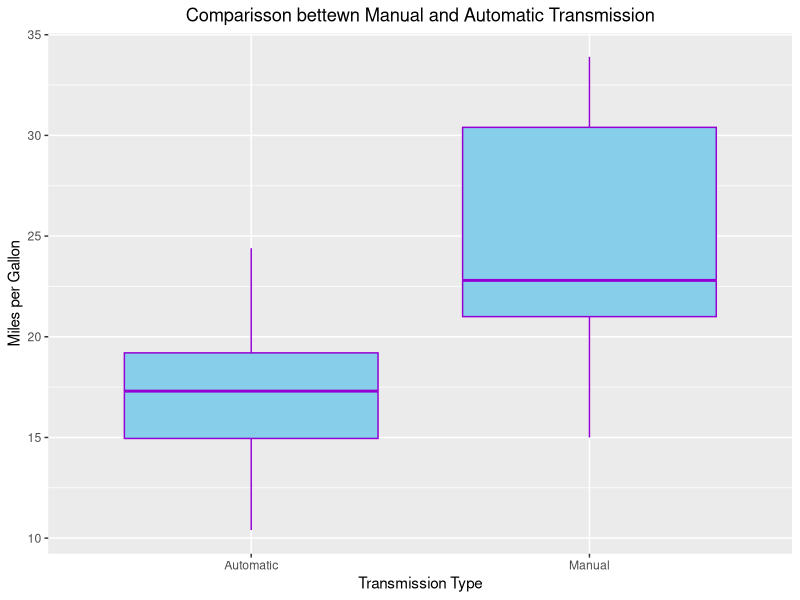
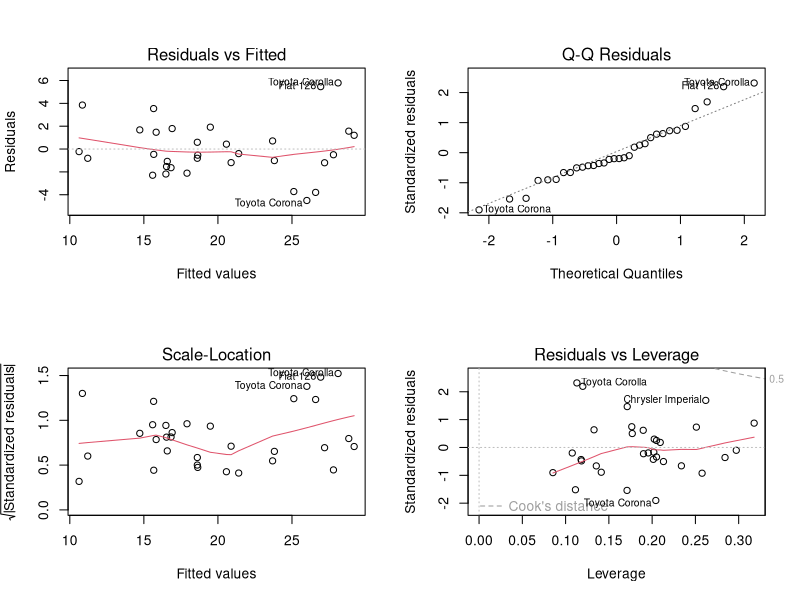

Source code (R) for these figures, in order:
## ---- chunk 1
knitr::opts_chunk$set(echo = TRUE)
## ---- chunk 2
#Oppening libraries
library(ggplot2)
library(cowplot)
#Loading the data:
data(mtcars)
#changing the type of variables for convenience in order to do calculations.
mtcars2 <- mtcars
cols <- c("cyl", "vs", "gear", "carb")
mtcars2[cols] <- lapply(mtcars2[cols], factor)
#new column name transmissions for better plotting understanding
mtcars2$transmission <- factor(mtcars$am, labels=c("Automatic","Manual"))
#mean fo automatic and manual transmission
mean.trans <- aggregate(data=mtcars2, mpg~transmission, mean)
#Visualization of the data
plot1 <- ggplot(mtcars2, aes(x=transmission, y=mpg)) +
  geom_boxplot(colour="darkviolet", fill="skyblue")+ 
  guides(fill=FALSE) +
  labs(x="Transmission Type", y="Miles per Gallon", title=("Comparisson bettewn Manual and Automatic Transmission"))+
  theme(plot.title = element_text(hjust = 0.5))
plot1
## ---- chunk 3
#linear regression
linear.regression <- lm(mpg ~ factor(am), data=mtcars2)
summary(linear.regression)
## ---- chunk 4
#variance analysis
mt.variance <- aov(mpg ~ ., data = mtcars2)
summary(mt.variance)
## ---- chunk 5
#Multivariable analysis
mt.multi <- lm(mpg ~ am + cyl + disp + wt, data = mtcars2)
summary(mt.multi)
## ---- chunk 6
modelfit <- lm(mpg~., data=mtcars2)
stepmodel <- step(modelfit)
summary(stepmodel)$coeff
## ---- chunk 7
par(mfrow = c(2,2))
plot(mt.multi)
